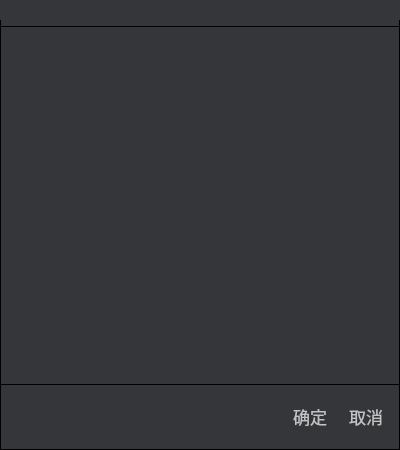
<?xml version="1.0" encoding="UTF-8"?>
<ui version="4.0">
 <class>Dlg_StackManage</class>
 <widget class="QDialog" name="Dlg_StackManage">
  <property name="geometry">
   <rect>
    <x>0</x>
    <y>0</y>
    <width>400</width>
    <height>450</height>
   </rect>
  </property>
  <property name="font">
   <font>
    <family>微软雅黑</family>
    <pointsize>13</pointsize>
    <weight>50</weight>
    <italic>false</italic>
    <bold>false</bold>
   </font>
  </property>
  <property name="windowTitle">
   <string>Dialog</string>
  </property>
  <property name="styleSheet">
   <string notr="true">*{
font: 13pt;
font-family: &quot;微软雅黑&quot;;
}

QWidget {
color: #c2c2c3;
background: #343639;
}

QDialog {
border:1px solid black;
border-radius:1px;
}

#titleFrame {
border: no;
min-height: 20px;
background: url(&quot;:/Res/image/title_bar.png&quot;);
}

QTableWidget {
border: 1px solid black;
}

QPushButton {
border: no;
outline: no;
min-width: 50px;
min-height: 50px;
image: url(&quot;:/Res/image/button_50x50_normal.png&quot;);
}

QPushButton:pressed {
color: black;
border: no;
outline: no;
min-width: 50px;
min-height: 50px;
image: url(&quot;:/Res/image/button_50x50_active.png&quot;);
}

QPushButton[objectName=&quot;btnOK&quot;] {
border: no;
outline: no;
min-width: 80px;
min-height: 50px;
image: url(&quot;:/Res/image/button_80x50_normal.png&quot;);
}

QPushButton[objectName=&quot;btnOK&quot;]:pressed {
color: black;
border: no;
outline: no;
min-width: 80px;
min-height: 50px;
image: url(&quot;:/Res/image/button_80x50_active.png&quot;);
}</string>
  </property>
  <layout class="QVBoxLayout" name="verticalLayout_2" stretch="0,0,0">
   <property name="spacing">
    <number>6</number>
   </property>
   <property name="leftMargin">
    <number>0</number>
   </property>
   <property name="topMargin">
    <number>0</number>
   </property>
   <property name="rightMargin">
    <number>0</number>
   </property>
   <property name="bottomMargin">
    <number>0</number>
   </property>
   <item>
    <widget class="QFrame" name="titleFrame">
     <property name="frameShape">
      <enum>QFrame::StyledPanel</enum>
     </property>
     <property name="frameShadow">
      <enum>QFrame::Raised</enum>
     </property>
    </widget>
   </item>
   <item>
    <widget class="QTableWidget" name="tblWStkM"/>
   </item>
   <item>
    <layout class="QVBoxLayout" name="verticalLayout">
     <property name="leftMargin">
      <number>9</number>
     </property>
     <property name="rightMargin">
      <number>9</number>
     </property>
     <property name="bottomMargin">
      <number>9</number>
     </property>
     <item>
      <layout class="QHBoxLayout" name="horizontalLayout">
       <item>
        <spacer name="horizontalSpacer">
         <property name="orientation">
          <enum>Qt::Horizontal</enum>
         </property>
         <property name="sizeHint" stdset="0">
          <size>
           <width>40</width>
           <height>20</height>
          </size>
         </property>
        </spacer>
       </item>
       <item>
        <widget class="QPushButton" name="btnOK">
         <property name="text">
          <string>确定</string>
         </property>
        </widget>
       </item>
       <item>
        <widget class="QPushButton" name="btnCancel">
         <property name="text">
          <string>取消</string>
         </property>
        </widget>
       </item>
      </layout>
     </item>
    </layout>
   </item>
  </layout>
 </widget>
 <resources/>
 <connections/>
</ui>
